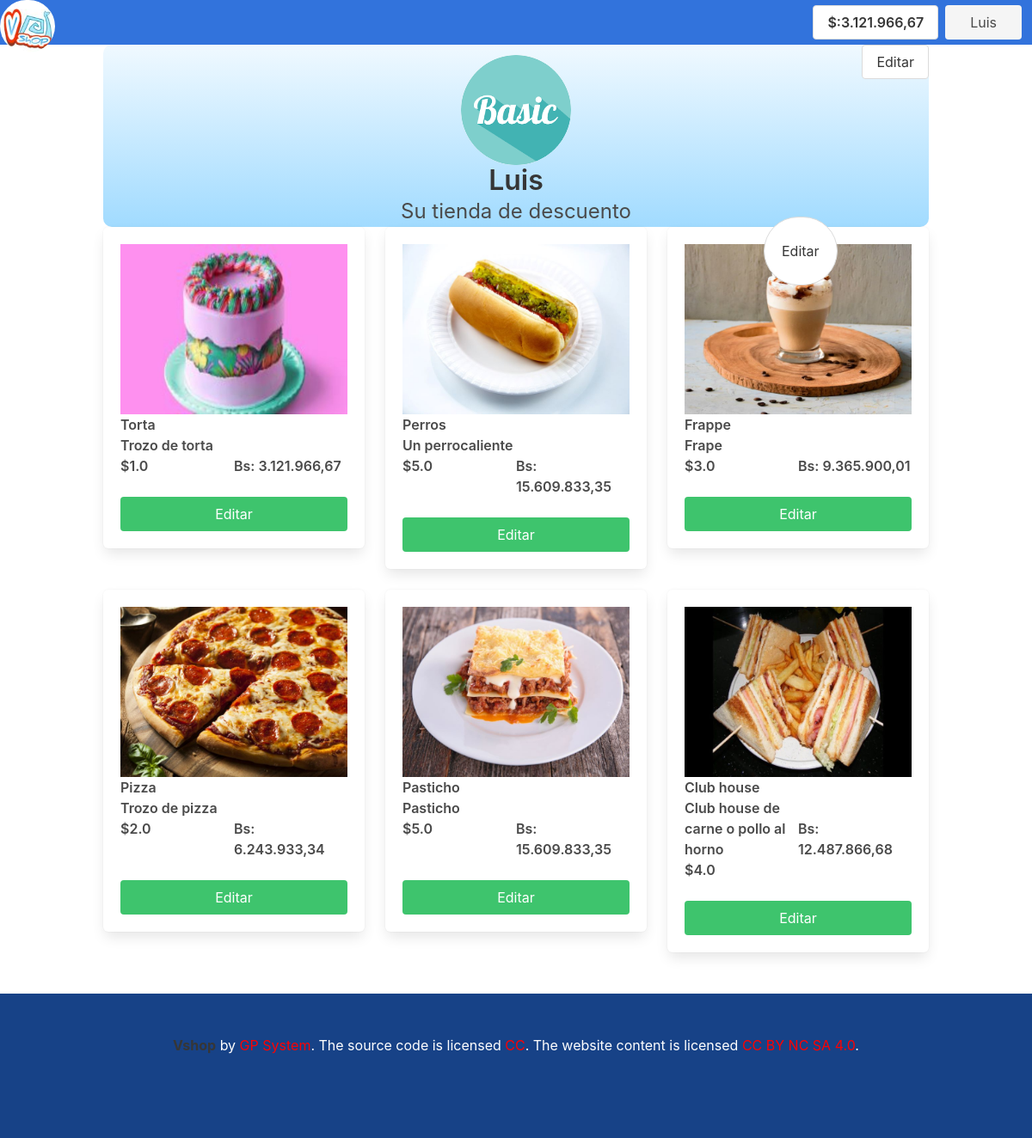
Page /edit/luis on the committed database.
### tables this page shows
CREATE TABLE "user" (
	"id"	INTEGER NOT NULL UNIQUE,
	"username"	VARCHAR(50) NOT NULL,
	"email"	VARCHAR(50),
	"password"	TEXT,
	"slogan"	TEXT,
	"divisa"	INTEGER,
	UNIQUE("email"),
	UNIQUE("username"),
	PRIMARY KEY("id" AUTOINCREMENT)
);

CREATE TABLE "articulos" (
	"id"	INTEGER NOT NULL DEFAULT 0,
	"nombredelarticulo"	TEXT NOT NULL,
	"descripcion"	TEXT NOT NULL,
	"precio"	REAL,
	"categoria"	TEXT NOT NULL,
	"id_art"	INTEGER NOT NULL DEFAULT 0,
	PRIMARY KEY("id_art"),
	FOREIGN KEY("id") REFERENCES "user"("id")
);

### app.py (the view)
@application.route('/edit/<user>', methods=['GET', 'POST'])
def edit(user):
 data = db.consultadato('user', user)
 articulos = db.consultaart(data[0][0])
 ele = db.tresillo(articulos, 3)
 tam = len(ele)
 if articulos == []:
     return render_template('index.html', pag='No hay articulos', user=user, ide=data[0][0], slogan=data[0][4], divisa=data[0][5], boton='Editar', bedit='Finalizar Edicion', direccion='index', botdiv='button', editlogo='', idbotdiv='bot-edit-div')
 else:
     return render_template('index.html', pag=ele, user=user, ide=data[0][0], slogan=data[0][4], tam=tam, divisa=data[0][5], boton='Editar', bedit='Finalizar Edicion', direccion='index', botdiv='button', editlogo='', idbotdiv='bot-edit-div')

### db.py (called while the page is built)
def consultadato(tabla,dato):
    conect = sqlite3.connect(DATABASE)
    cur = conect.cursor()
    if tabla == 'user':
        cur.execute("SELECT * FROM '{0}' WHERE id =='{1}' OR username =='{1}' OR email =='{1}' OR password == '{1}'".format(tabla,dato))
    elif tabla == 'articulos':
        cur.execute("SELECT * FROM '{0}' WHERE id =='{1}' OR nombredelarticulo =='{1}' OR descripcion =='{1}' OR precio == '{1}' OR categoria == '{1}' ".format(tabla,dato))
    a = cur.fetchall()
    conect.close()
    return a

def consultaart(dato):
    conect = sqlite3.connect(DATABASE)
    cur = conect.cursor()
    cur.execute("SELECT * FROM 'articulos' WHERE id =='{}'".format(dato))
    a = cur.fetchall()
    conect.close()
    return a

def tresillo(arr, size):
     arrs = []
     while len(arr) > size:
         pice = arr[:size]
         arrs.append(pice)
         arr   = arr[size:]
     arrs.append(arr)
     return arrs

### templates/index.html (shortened to what this page needs)
{% extends 'layout.html'%}
{% block bodyd %}
<div class="section pt-0 pl-0 pr-0">
		<div class="container pl-0 pr-0" style="background: -webkit-linear-gradient(top, #f0f9ff 0%,#cbebff 47%,#a1dbff 100%); border-radius:10px">
				<div class="{{editlogo}} has-text-right" style="height:0px;"><div class='button pb-0 pt-0' id="bot-edit-logo">Editar</div></div>
				<div class="columns is-gapless mt-0 mb-0 pt-0 pb-0 ml-0 mr-0 pl-0 pr-0">
						<div class="column pt-0 pb-0 mt-0 mb-0"></div>
						<div class="column mt-3 mb-0 pt-0 pb-0" style="">
								<figure class="image is-128x128 is-fullwidth pt-0 pb-0 mt-0 mb-0" href="" style="margin-left:auto; margin-right:auto">
										{% if ' ' in user %}
										{% set logonom = user.replace(' ', '_')%}
										{% else %}
										{% set logonom = user %}
										{% endif %}
										<img class="is-rounded pb-0 pt-0 mt-0 mb-0" src="{{url_for('static', filename='img/{0}/{1}.png'.format(ide, logonom))}}" title="{{user.capitalize()}}">
								</figure>
						</div>
						<div class="column pb-0 pt-0 mt-0 mb-0"></div>
				</div>
				<div class="columns is-gapless mt-0 mb-0">
						<div class="column is-full pb-0 pt-0">
								<div class="block pb-0 pt-0" style="background: rgba(0,0,0,0)">
										<p class="title pb-0 pt-0 mt-0 mb-0" align="center">{{user.capitalize()}}</p>
										<p class="is-size-4 pt-0 pb-0 mt-0 mb-0" align="center">{{slogan.capitalize()}}</p>
								</div>
						</div>
				</div>
		</div>
		{% include 'artic.html' %}
</div>
{% endblock %}

### templates/layout.html (shortened to what this page needs)
<!DOCTYPE html>
<html lang="en">
		<head>
				<link rel="stylesheet" href="{{url_for('static', filename='css/css/bulma/css/bulma.css')}}"/>
		</head>
		<body style="margin:0; height:100vh; display:flex; flex-direction:column">
				<nav class="navbar is-link" role="navigation" aria-label="main navigation" style="max-height:3px">
						<div class="navbar-brand">
								<figure class="image is-64x64" href="">
														<img class="is-rounded" src="{{url_for('static', filename='img/vshoplogo2.jpg')}}" title="VShop es una tienda virtual para ventas simples">
								</figure>
  </div>
  <div id="navbarBasicExample" class="navbar-menu">
    <div class="navbar-end">
      <div class="navbar-item">
        <div class="buttons">
				{%if pag is string %}
				{% set g = divisa %}
				{% else %}
				{% set b = divisa|round(2)%}
				{% set g = '{:,}'.format(b)|replace(',', '¬')|replace('.', ',')|replace('¬', '.') %}
				{% endif %}
				<div class="{{botdiv}} has-text-weight-semibold" id="{{idbotdiv}}">$:{{g}}</div>
		<div class="dropdown" id="desplegable">
				<div class="dropdown-trigger">
          <a class="button is-light mr-5 is-fullwidth" aria-haspopup="true" aria-controls="dropdown-menu">
				  {{user.capitalize()}}
		  </a>
		  </div>
		  </div>
        </div>
      </div>
    </div>
  </div>
</nav>
				{% block bodyd %}
				{% endblock %}
<footer class="footer" style="background-color:#174287; color:white">
  <div class="content has-text-centered">
    <p>
      <strong>Vshop</strong> by <a href="https://www.facebook.com/hermoso77/" target="blanks" style="color:red">GP System</a>. The source code is licensed
      <a href="https://creativecommons.org/licenses/by-nc-sa/4.0/" style="color:red">CC</a>. The website content
      is licensed <a href="http://creativecommons.org/licenses/by-nc-sa/4.0/"style="color:red">CC BY NC SA 4.0</a>.
    </p>
  </div>
</footer>
		</body>
</html>

### templates/artic.html
{% block artic %}
<div class="container">
	<div class="{{editlogo}} has-text-right" style="height:0px; width:80%"><div class='button is-rounded pb-0 pt-0' id="bot-edit-logo" style="position:absolute; z-index:3; height:80px">Editar</div></div>
		{% if pag is string %}
		<div class="columns is-gapless">
				<div class="column"></div>
				<div class="column is-full">
						<div class="box" style="color:#999999"><p align="center">{{pag}}</p></div>
				</div>
				<div class="column"></div>
		</div>
		{% else %}
		{% for i in pag%}
		<div class="columns">
				{% if i|length == 2 %}
				{% set ls = [('.')] %}
				{% set l = [] %}
				{% set l = i.extend(ls) %}
				{% endif %}
				{% if i|length == 1 %}
				{% set ls = [('.'), ('.')] %}
				{% set l = [] %}
				{% set l = i.extend(ls) %}
				{% endif %}
				{% for j in i %}
				<div class="column">
						<div class="box" id="articulos">
								<div class="media">
										<figure class="image is-256x256" href="" style="margin-left:auto; margin-right:auto">
												<img src="{{url_for('static', filename='img/{0}/{0}-{1}.jpeg'.format(j[0], j[1]))}}" title="{{j[1]}},{{j[5]}}" style=""></img>
										</figure>
								</div>
								<div class="columns is-gapless is-multiline is-mobile">
										<div class="column">
												{% set titles = ['Nombre: ', 'Descripcion: ', 'Precio: ']%}
												{% for k in j[1:4] %}
												{% if k is float %}
												{% set k = '{}{}'.format('$',k) %}
												{% endif %}
												<span class="has-text-weight-semibold has-text-left">{{k.capitalize()}}</span><br>
												{% endfor %}
										</div>
										{% if j is string %}
										{% else %}
										{% set b = (j[3]*divisa)|round(2) %}
										{% set g = '{:,}'.format(b)|replace(',','¬')|replace('.', ',')|replace('¬','.') %}
										<div class="column"><span class="has-text-weight-semibold"><br><br>Bs: {{g}}</span></div>
										{% endif %}
								</div>
								<button class="button is-hidden-mobile is-success is-hovered is-fullwidth"value="Agregar">{{boton}}</button>
						</div>
				</div>
				{% endfor %}
		</div>
		{% endfor %}
		{% endif %}
</div>
{% endblock %}

### rows in the picture
user: capitalize "Luis", capitalize "Su tienda de descuento"
articulos: id+nombredelarticulo (picture), capitalize "Torta", capitalize "Trozo de torta", capitalize "$1.0", g "3.121.966,67", boton "Editar"
articulos: id+nombredelarticulo (picture), capitalize "Perros", capitalize "Un perrocaliente", capitalize "$5.0", g "15.609.833,35", boton "Editar"
articulos: id+nombredelarticulo (picture), capitalize "Frappe", capitalize "Frape", capitalize "$3.0", g "9.365.900,01", boton "Editar"
articulos: id+nombredelarticulo (picture), capitalize "Pizza", capitalize "Trozo de pizza", capitalize "$2.0", g "6.243.933,34", boton "Editar"
articulos: id+nombredelarticulo (picture), capitalize "Pasticho", capitalize "$5.0", g "15.609.833,35", boton "Editar"
articulos: id+nombredelarticulo (picture), capitalize "Club house", capitalize "Club house de carne o pollo al horno", capitalize "$4.0", g "12.487.866,68", boton "Editar"

### other values in the picture
{{ g }} "3.121.966,67"
